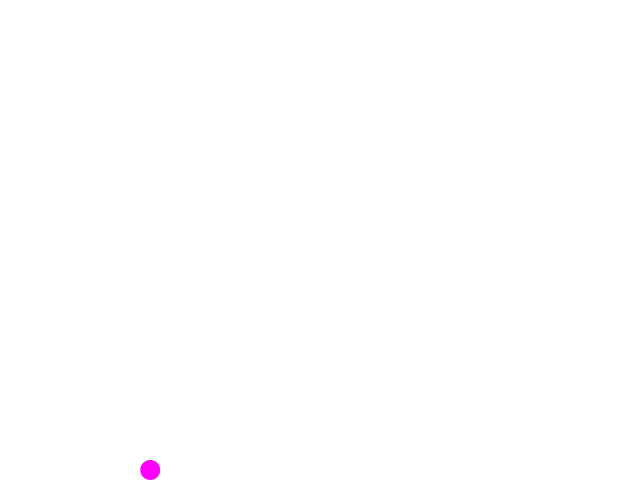
Frame 1 (no input)
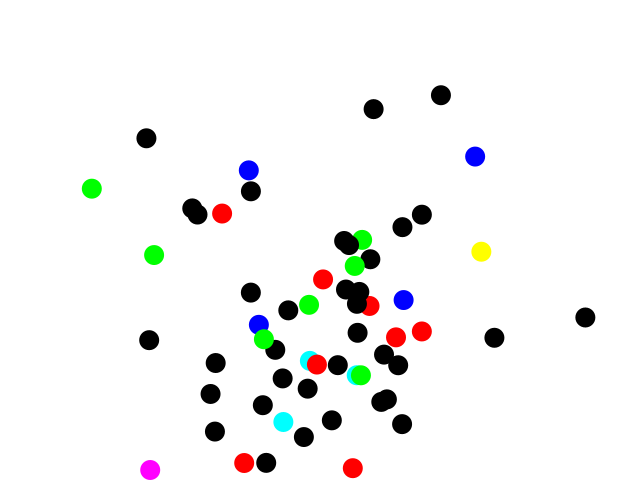
Frame 60 (the mouse pressed at the canvas centre just before this capture)
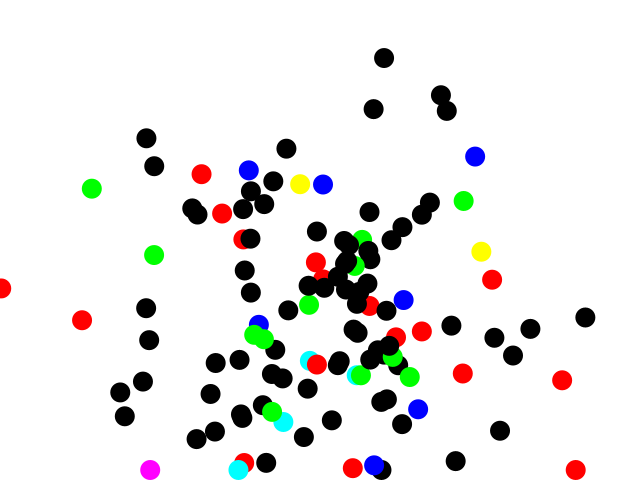
Frame 120 (the mouse held since frame 60 and released just before this capture)

The Processing sketch that drew these frames (run headless with seeded random() and noise(); from frame 60 on, the mouse is pressed at the canvas centre):

// Processing sketch: normal_dist_drawing
// ── normal_dist_drawing.pde
// gaussian painting 
import java.util.Random;

Random gen; 
void setup (){ 
  size(640,480); 
  background(255); 
  gen = new Random(); 
}

void draw(){ 
  
  float xrand = (float) gen.nextGaussian(); 
  float yrand = (float) gen.nextGaussian(); 
  
    int r = (int) gen.nextGaussian() * 255; 
    int g = (int) gen.nextGaussian()* 255; 
    int b = (int) gen.nextGaussian()* 255; 
    
      
   
 
  float sd = 100; 
  float mean = 320;
  
  float x = (xrand * sd) + mean; 
  float y = (yrand * sd) + mean; 
  
  x = constrain(x, 0, width - 10);
  y = constrain(y, 0, height - 10);
  
  noStroke(); 
  fill(r,g,b);
  ellipse(x,y,20,20);
  
  
} 
